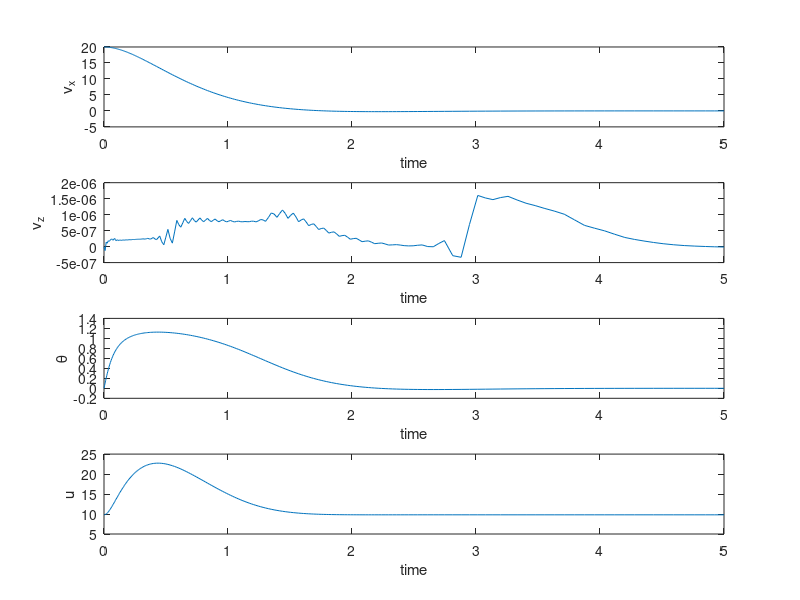

Write MATLAB code to recreate this figure.
%
% This implements MIMO feedback linearization
% using dynamic extension for the 2D quadrotor with the state
%
% x = [ velocity, theta ]
%
% and the control
%
% u = [ thrust, angular velocity ].
%
% The augmented state becomes
%
% x = [ velocity, theta, u ].

function test_velquad
  g = 9.8;

  x0 = [ 20 0 0 g ]';
  [ts, xs] = ode45(@f, [0 5], x0);

  subplot(411)
  plot(ts, xs(:, 1))
  ylabel('v_x')
  xlabel('time')

  subplot(412)
  plot(ts, xs(:, 2))
  ylabel('v_z')
  xlabel('time')

  subplot(413)
  plot(ts, xs(:, 3))
  ylabel('\theta')
  xlabel('time')

  subplot(414)
  plot(ts, xs(:, 4))
  ylabel('u')
  xlabel('time')
end

function dx = f(t, x)
  g = 9.8;
  v = x(1:2);
  theta = x(3);
  z1 = x(4);

  z = [-sin(theta) cos(theta)]';

  a = z1 * z - [0 g]';

  Kp = 6 * eye(2);
  Kd = 4 * eye(2);

  j = -Kp * v -Kd * a;

  v1 = j' * z;

  zdot = (1 / z1) * (j - v1 * z);

  v2 = cross([z' 0], [zdot' 0]);
  v2 = v2(3);

  dx = [a' v2 v1]';
end
